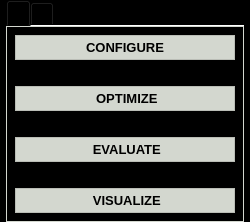
         <widget class="QWidget" name="workflow_widget" native="true">
          <property name="minimumSize">
           <size>
            <width>250</width>
            <height>0</height>
           </size>
          </property>
          <property name="maximumSize">
           <size>
            <width>250</width>
            <height>16777215</height>
           </size>
          </property>
          <property name="styleSheet">
           <string notr="true">background-color: rgb(0, 0, 0);
color: rgb(211, 215, 207);</string>
          </property>
          <layout class="QVBoxLayout" name="0">
           <property name="spacing">
            <number>0</number>
           </property>
           <property name="leftMargin">
            <number>6</number>
           </property>
           <property name="topMargin">
            <number>0</number>
           </property>
           <property name="rightMargin">
            <number>6</number>
           </property>
           <property name="bottomMargin">
            <number>0</number>
           </property>
           <item>
            <layout class="QVBoxLayout" name="workflow_layout">
             <property name="spacing">
              <number>0</number>
             </property>
             <item>
              <widget class="QTabWidget" name="tab_workflow">
               <property name="currentIndex">
                <number>0</number>
               </property>
               <property name="iconSize">
                <size>
                 <width>45</width>
                 <height>45</height>
                </size>
               </property>
               <property name="documentMode">
                <bool>true</bool>
               </property>
               <property name="movable">
                <bool>true</bool>
               </property>
               <widget class="QWidget" name="tab_actions">
                <property name="styleSheet">
                 <string notr="true">border: 1px solid;
border-color: rgb(211, 215, 207);</string>
                </property>
                <attribute name="icon">
                 <iconset resource="assets/resources.qrc">
                  <normaloff>:/special_icons/icons_special/schedule-svgrepo-com.svg</normaloff>:/special_icons/icons_special/schedule-svgrepo-com.svg</iconset>
                </attribute>
                <attribute name="title">
                 <string/>
                </attribute>
                <attribute name="toolTip">
                 <string>Actions</string>
                </attribute>
                <layout class="QVBoxLayout" name="tab_actions_meta_layout">
                 <property name="spacing">
                  <number>0</number>
                 </property>
                 <property name="leftMargin">
                  <number>0</number>
                 </property>
                 <property name="topMargin">
                  <number>0</number>
                 </property>
                 <property name="rightMargin">
                  <number>0</number>
                 </property>
                 <property name="bottomMargin">
                  <number>0</number>
                 </property>
                 <item>
                  <layout class="QVBoxLayout" name="tab_actions_layout">
                   <item>
                    <widget class="QWidget" name="actions_widget" native="true">
                     <property name="styleSheet">
                      <string notr="true"/>
                     </property>
                     <layout class="QVBoxLayout" name="actions_layout">
                      <property name="spacing">
                       <number>0</number>
                      </property>
                      <property name="topMargin">
                       <number>9</number>
                      </property>
                      <property name="rightMargin">
                       <number>9</number>
                      </property>
                      <property name="bottomMargin">
                       <number>9</number>
                      </property>
                      <item>
                       <widget class="QPushButton" name="configure_button">
                        <property name="minimumSize">
                         <size>
                          <width>0</width>
                          <height>24</height>
                         </size>
                        </property>
                        <property name="maximumSize">
                         <size>
                          <width>16777215</width>
                          <height>40</height>
                         </size>
                        </property>
                        <property name="font">
                         <font>
                          <pointsize>10</pointsize>
                          <weight>75</weight>
                          <bold>true</bold>
                         </font>
                        </property>
                        <property name="cursor">
                         <cursorShape>PointingHandCursor</cursorShape>
                        </property>
                        <property name="toolTip">
                         <string>Configure and build the treatment plan with the parameters</string>
                        </property>
                        <property name="styleSheet">
                         <string notr="true">color: rgb(0, 0, 0);
background-color: rgb(211, 215, 207);
border: 1px solid;
border-color: rgb(186, 189, 182);</string>
                        </property>
                        <property name="text">
                         <string>CONFIGURE</string>
                        </property>
                        <property name="icon">
                         <iconset resource="assets/resources.qrc">
                          <normaloff>:/black_icons/icons_black/box.svg</normaloff>:/black_icons/icons_black/box.svg</iconset>
                        </property>
                        <property name="iconSize">
                         <size>
                          <width>16</width>
                          <height>16</height>
                         </size>
                        </property>
                       </widget>
                      </item>
                      <item>
                       <widget class="QPushButton" name="chevron_conf_opt">
                        <property name="minimumSize">
                         <size>
                          <width>0</width>
                          <height>22</height>
                         </size>
                        </property>
                        <property name="maximumSize">
                         <size>
                          <width>16777215</width>
                          <height>40</height>
                         </size>
                        </property>
                        <property name="styleSheet">
                         <string notr="true">border: 0px solid;
border-color: rgb(0, 0, 0);</string>
                        </property>
                        <property name="icon">
                         <iconset resource="assets/resources.qrc">
                          <normaloff>:/white_icons/icons_white/chevrons-down.svg</normaloff>:/white_icons/icons_white/chevrons-down.svg</iconset>
                        </property>
                        <property name="iconSize">
                         <size>
                          <width>20</width>
                          <height>20</height>
                         </size>
                        </property>
                       </widget>
                      </item>
                      <item>
                       <widget class="QPushButton" name="optimize_button">
                        <property name="minimumSize">
                         <size>
                          <width>0</width>
                          <height>24</height>
                         </size>
                        </property>
                        <property name="maximumSize">
                         <size>
                          <width>16777215</width>
                          <height>40</height>
                         </size>
                        </property>
                        <property name="font">
                         <font>
                          <pointsize>10</pointsize>
                          <weight>75</weight>
                          <bold>true</bold>
                         </font>
                        </property>
                        <property name="cursor">
                         <cursorShape>PointingHandCursor</cursorShape>
                        </property>
                        <property name="toolTip">
                         <string>Optimize the fluence vector</string>
                        </property>
                        <property name="styleSheet">
                         <string notr="true">color: rgb(0, 0, 0);
background-color: rgb(211, 215, 207);
border: 1px solid;
border-color: rgb(186, 189, 182);</string>
                        </property>
                        <property name="text">
                         <string> OPTIMIZE</string>
                        </property>
                        <property name="icon">
                         <iconset resource="assets/resources.qrc">
                          <normaloff>:/black_icons/icons_black/star.svg</normaloff>:/black_icons/icons_black/star.svg</iconset>
                        </property>
                        <property name="iconSize">
                         <size>
                          <width>16</width>
                          <height>16</height>
                         </size>
                        </property>
                       </widget>
                      </item>
                      <item>
                       <widget class="QPushButton" name="chevron_opt_eval">
                        <property name="minimumSize">
                         <size>
                          <width>0</width>
                          <height>22</height>
                         </size>
                        </property>
                        <property name="maximumSize">
                         <size>
                          <width>16777215</width>
                          <height>40</height>
                         </size>
                        </property>
                        <property name="styleSheet">
                         <string notr="true">border: 0px solid;
border-color: rgb(0, 0, 0);</string>
                        </property>
                        <property name="icon">
                         <iconset resource="assets/resources.qrc">
                          <normaloff>:/white_icons/icons_white/chevrons-down.svg</normaloff>:/white_icons/icons_white/chevrons-down.svg</iconset>
                        </property>
                        <property name="iconSize">
                         <size>
                          <width>20</width>
                          <height>20</height>
                         </size>
                        </property>
                       </widget>
                      </item>
                      <item>
                       <widget class="QPushButton" name="evaluate_button">
                        <property name="minimumSize">
                         <size>
                          <width>0</width>
                          <height>24</height>
                         </size>
                        </property>
                        <property name="maximumSize">
                         <size>
                          <width>16777215</width>
                          <height>40</height>
                         </size>
                        </property>
                        <property name="font">
                         <font>
                          <pointsize>10</pointsize>
                          <weight>75</weight>
                          <bold>true</bold>
                         </font>
                        </property>
                        <property name="cursor">
                         <cursorShape>PointingHandCursor</cursorShape>
                        </property>
                        <property name="toolTip">
                         <string>Evaluate the treatment plan</string>
                        </property>
                        <property name="styleSheet">
                         <string notr="true">color: rgb(0, 0, 0);
background-color: rgb(211, 215, 207);
border: 1px solid;
border-color: rgb(186, 189, 182);</string>
                        </property>
                        <property name="text">
                         <string> EVALUATE</string>
                        </property>
                        <property name="icon">
                         <iconset resource="assets/resources.qrc">
                          <normaloff>:/black_icons/icons_black/award.svg</normaloff>:/black_icons/icons_black/award.svg</iconset>
                        </property>
                        <property name="iconSize">
                         <size>
                          <width>16</width>
                          <height>16</height>
                         </size>
                        </property>
                       </widget>
                      </item>
                      <item>
                       <widget class="QPushButton" name="chevron_eval_vis">
                        <property name="minimumSize">
                         <size>
                          <width>0</width>
                          <height>22</height>
                         </size>
                        </property>
                        <property name="maximumSize">
                         <size>
                          <width>16777215</width>
                          <height>40</height>
                         </size>
                        </property>
                        <property name="styleSheet">
                         <string notr="true">border: 0px solid;
border-color: rgb(0, 0, 0);</string>
                        </property>
                        <property name="icon">
                         <iconset resource="assets/resources.qrc">
                          <normaloff>:/white_icons/icons_white/chevrons-down.svg</normaloff>:/white_icons/icons_white/chevrons-down.svg</iconset>
                        </property>
                        <property name="iconSize">
                         <size>
                          <width>20</width>
                          <height>20</height>
                         </size>
                        </property>
                       </widget>
                      </item>
                      <item>
                       <widget class="QPushButton" name="visualize_button">
                        <property name="minimumSize">
                         <size>
                          <width>0</width>
                          <height>24</height>
                         </size>
                        </property>
                        <property name="maximumSize">
                         <size>
                          <width>16777215</width>
                          <height>40</height>
                         </size>
                        </property>
                        <property name="font">
                         <font>
                          <pointsize>10</pointsize>
                          <weight>75</weight>
                          <bold>true</bold>
                         </font>
                        </property>
                        <property name="cursor">
                         <cursorShape>PointingHandCursor</cursorShape>
                        </property>
                        <property name="toolTip">
                         <string>Launch the visualizer</string>
                        </property>
                        <property name="styleSheet">
                         <string notr="true">color: rgb(0, 0, 0);
background-color: rgb(211, 215, 207);
border: 1px solid;
border-color: rgb(186, 189, 182);</string>
                        </property>
                        <property name="text">
                         <string> VISUALIZE</string>
                        </property>
                        <property name="icon">
                         <iconset resource="assets/resources.qrc">
                          <normaloff>:/black_icons/icons_black/image.svg</normaloff>:/black_icons/icons_black/image.svg</iconset>
                        </property>
                        <property name="iconSize">
                         <size>
                          <width>16</width>
                          <height>16</height>
                         </size>
                        </property>
                       </widget>
                      </item>
                     </layout>
                    </widget>
                   </item>
                  </layout>
                 </item>
                </layout>
               </widget>
               <widget class="QWidget" name="tab_logging">
                <property name="styleSheet">
                 <string notr="true">border: 1px solid;
border-color: rgb(211, 215, 207);</string>
                </property>
                <attribute name="icon">
                 <iconset resource="assets/resources.qrc">
                  <normaloff>:/special_icons/icons_special/send-logging-svgrepo-com.svg</normaloff>:/special_icons/icons_special/send-logging-svgrepo-com.svg</iconset>
                </attribute>
                <attribute name="title">
                 <string/>
                </attribute>
                <attribute name="toolTip">
                 <string>Console output</string>
                </attribute>
                <layout class="QVBoxLayout" name="tab_logging_meta_layout">
                 <property name="spacing">
                  <number>0</number>
                 </property>
                 <property name="leftMargin">
                  <number>0</number>
                 </property>
                 <property name="topMargin">
                  <number>0</number>
                 </property>
                 <property name="rightMargin">
                  <number>0</number>
                 </property>
                 <property name="bottomMargin">
                  <number>0</number>
                 </property>
                 <item>
                  <layout class="QVBoxLayout" name="tab_logging_layout">
                   <item>
                    <widget class="QTextEdit" name="logging_widget"/>
                   </item>
                  </layout>
                 </item>
                </layout>
               </widget>
              </widget>
             </item>
            </layout>
           </item>
          </layout>
         </widget>
